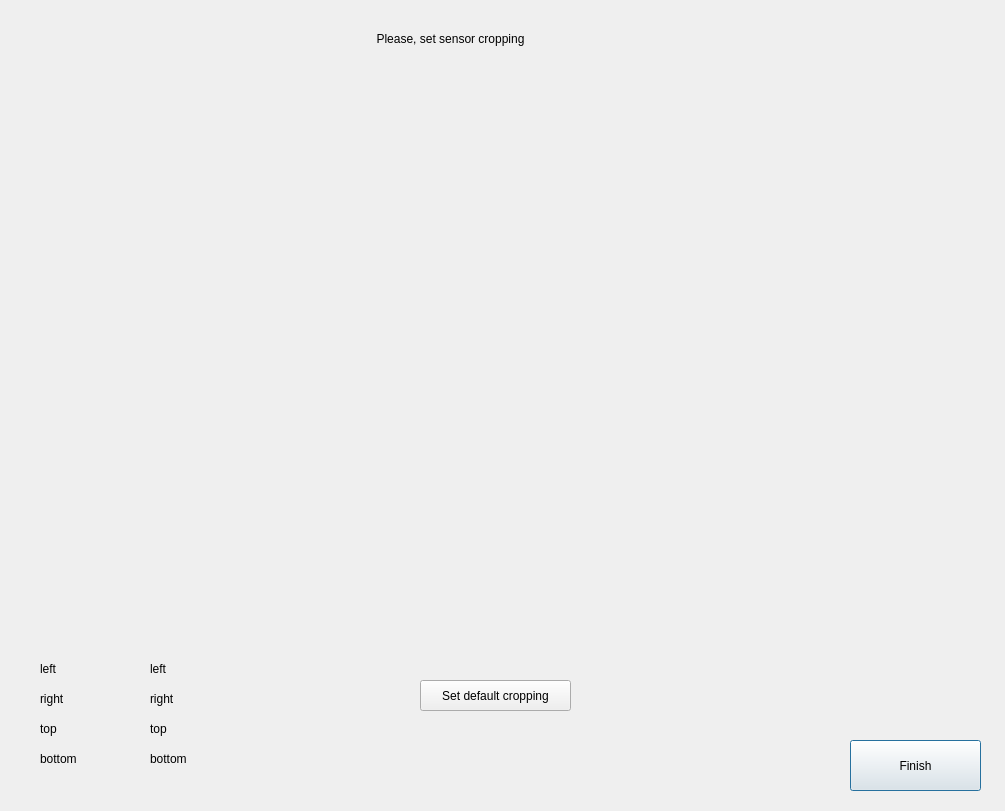
<?xml version="1.0" encoding="UTF-8"?>
<ui version="4.0">
 <class>Crop</class>
 <widget class="QDialog" name="Crop">
  <property name="geometry">
   <rect>
    <x>0</x>
    <y>0</y>
    <width>1005</width>
    <height>811</height>
   </rect>
  </property>
  <property name="windowTitle">
   <string>Dialog</string>
  </property>
  <widget class="QPushButton" name="finish">
   <property name="geometry">
    <rect>
     <x>850</x>
     <y>740</y>
     <width>131</width>
     <height>51</height>
    </rect>
   </property>
   <property name="text">
    <string>Finish</string>
   </property>
  </widget>
  <widget class="QLabel" name="label">
   <property name="geometry">
    <rect>
     <x>340</x>
     <y>30</y>
     <width>221</width>
     <height>17</height>
    </rect>
   </property>
   <property name="text">
    <string>Please, set sensor cropping</string>
   </property>
   <property name="alignment">
    <set>Qt::AlignCenter</set>
   </property>
  </widget>
  <widget class="QPushButton" name="setDefault">
   <property name="geometry">
    <rect>
     <x>420</x>
     <y>680</y>
     <width>151</width>
     <height>31</height>
    </rect>
   </property>
   <property name="text">
    <string>Set default cropping</string>
   </property>
  </widget>
  <widget class="QLabel" name="left">
   <property name="geometry">
    <rect>
     <x>150</x>
     <y>660</y>
     <width>67</width>
     <height>17</height>
    </rect>
   </property>
   <property name="text">
    <string>left</string>
   </property>
  </widget>
  <widget class="QLabel" name="right">
   <property name="geometry">
    <rect>
     <x>150</x>
     <y>690</y>
     <width>67</width>
     <height>17</height>
    </rect>
   </property>
   <property name="text">
    <string>right</string>
   </property>
  </widget>
  <widget class="QLabel" name="top">
   <property name="geometry">
    <rect>
     <x>150</x>
     <y>720</y>
     <width>67</width>
     <height>17</height>
    </rect>
   </property>
   <property name="text">
    <string>top</string>
   </property>
  </widget>
  <widget class="QLabel" name="bottom">
   <property name="geometry">
    <rect>
     <x>150</x>
     <y>750</y>
     <width>67</width>
     <height>17</height>
    </rect>
   </property>
   <property name="text">
    <string>bottom</string>
   </property>
  </widget>
  <widget class="QLabel" name="label_6">
   <property name="geometry">
    <rect>
     <x>40</x>
     <y>660</y>
     <width>67</width>
     <height>17</height>
    </rect>
   </property>
   <property name="text">
    <string>left</string>
   </property>
  </widget>
  <widget class="QLabel" name="label_7">
   <property name="geometry">
    <rect>
     <x>40</x>
     <y>690</y>
     <width>67</width>
     <height>17</height>
    </rect>
   </property>
   <property name="text">
    <string>right</string>
   </property>
  </widget>
  <widget class="QLabel" name="label_8">
   <property name="geometry">
    <rect>
     <x>40</x>
     <y>720</y>
     <width>67</width>
     <height>17</height>
    </rect>
   </property>
   <property name="text">
    <string>top</string>
   </property>
  </widget>
  <widget class="QLabel" name="label_9">
   <property name="geometry">
    <rect>
     <x>40</x>
     <y>750</y>
     <width>67</width>
     <height>17</height>
    </rect>
   </property>
   <property name="text">
    <string>bottom</string>
   </property>
  </widget>
 </widget>
 <resources/>
 <connections/>
</ui>
